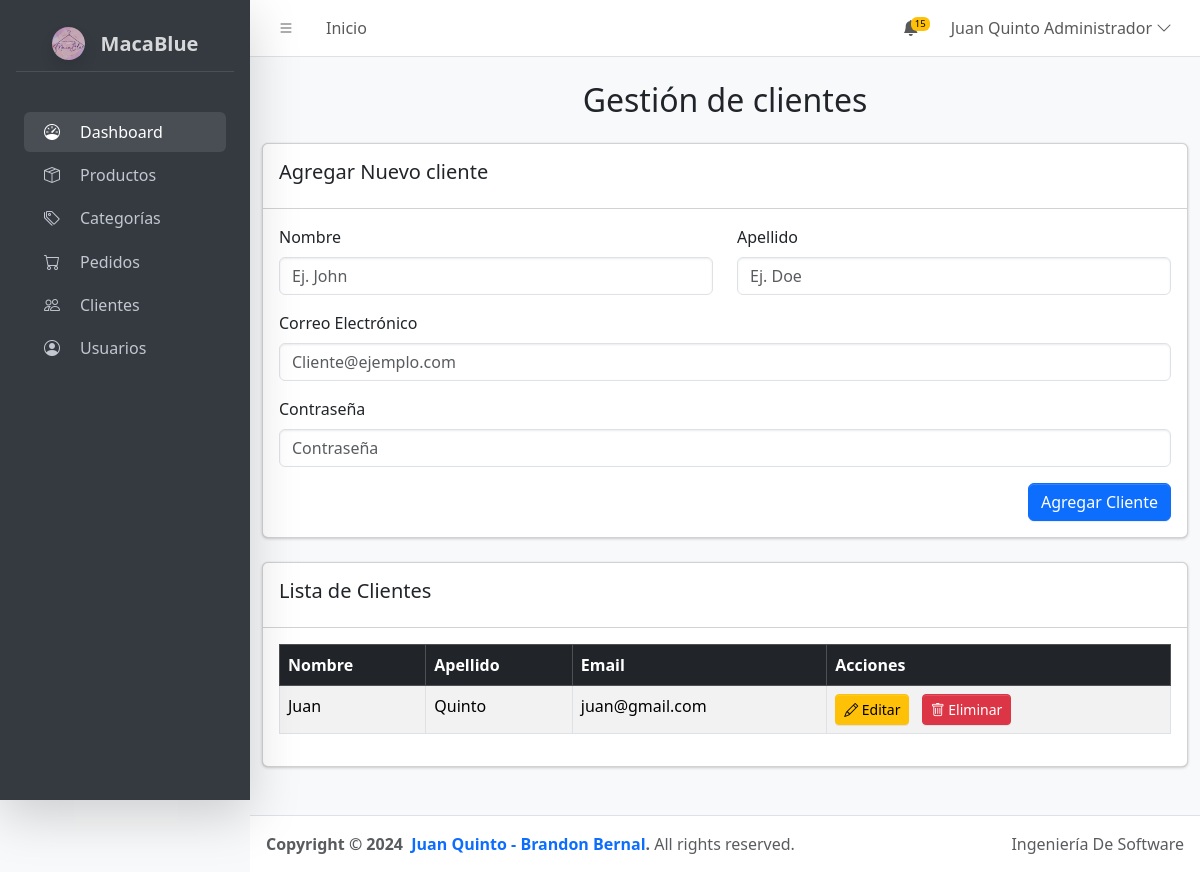
The app's page /Admin/view/view-clientes.php (signed in), older data.
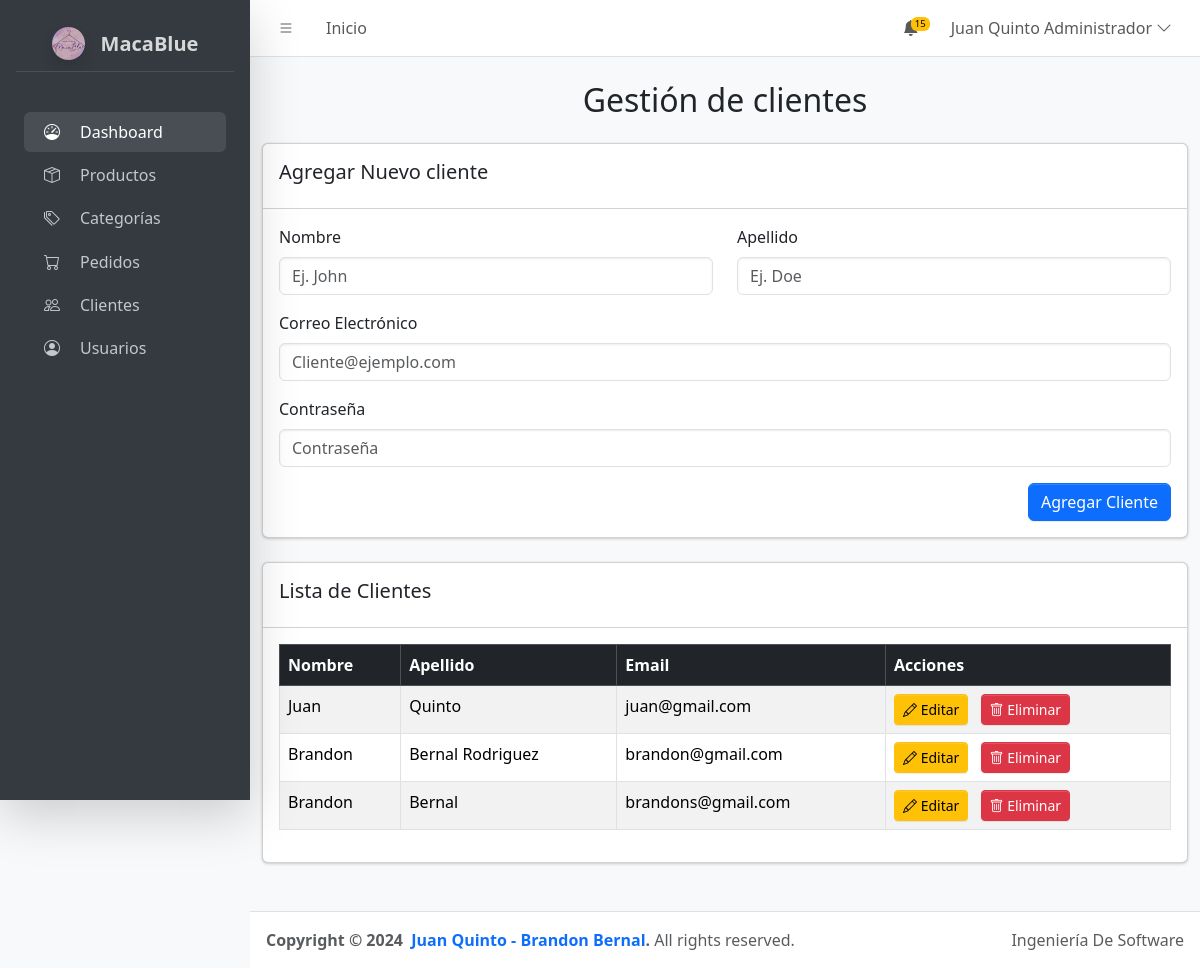
The same page, newer data.
### tables this page shows
CREATE TABLE `clientes` (
  `cliente_id` int(11) NOT NULL,
  `nombreCliente` varchar(50) NOT NULL,
  `apellidoCliente` varchar(50) NOT NULL,
  `emailCliente` varchar(100) NOT NULL,
  `passwordCliente` varchar(255) NOT NULL,
  `created_at` timestamp NOT NULL DEFAULT current_timestamp()
);

### Admin/model/model-cliente.php (called while the page is built, shortened)
<?php
class Cliente {
    private $conn;
    private $table_name = "clientes";
    public function __construct($db) {
        $this->conn = $db;
    }
    public function readAll() {
        $query = "SELECT cliente_id, nombreCliente, apellidoCliente, emailCliente FROM " . $this->table_name;
        $stmt = $this->conn->prepare($query);
        $stmt->execute();
        return $stmt;
    }
}
?>

### Admin/view/view-clientes.php (the view, shortened to what the changed rows need)
<?php
include_once '../model/model-cliente.php';
$database = new Database();
$db = $database->getConnection();
$cliente = new Cliente($db);
$resultados = $cliente->readAll();
 ?>
<!DOCTYPE html>
<html lang="en">
<head>
    <link rel="stylesheet" href="https://cdn.jsdelivr.net/npm/@fontsource/source-sans-3@5.0.12/index.css">
    <link rel="stylesheet" href="https://cdn.jsdelivr.net/npm/overlayscrollbars@2.3.0/styles/overlayscrollbars.min.css">
    <link rel="stylesheet" href="https://cdn.jsdelivr.net/npm/bootstrap-icons@1.11.0/font/bootstrap-icons.min.css">
    <link rel="stylesheet" href="https://cdn.jsdelivr.net/npm/bootstrap@5.3.2/dist/css/bootstrap.min.css">
    <link rel="stylesheet" href="../Adminlte/dist/css/adminlte.css">
    <link rel="stylesheet" href="https://cdn.jsdelivr.net/npm/sweetalert2@11/dist/sweetalert2.min.css">
</head>
<body class="layout-fixed sidebar-expand-lg bg-body-tertiary">
    <div class="app-wrapper">
        <div class="container my-4">
            <h2 class="text-center mb-4">Gestión de clientes</h2>
            <div class="card mb-4">
                <div class="card-body">
                    <div class="table-responsive">
                        <table class="table table-striped table-bordered">
                            <thead class="table-dark">
                                <tr>
                                    <th>Nombre</th>
                                    <th>Apellido</th>
                                    <th>Email</th>
                                    <th>Acciones</th>
                                </tr>
                            </thead>
                            <tbody>
                                <?php while ($row = $resultados->fetch(PDO::FETCH_ASSOC)) : ?>
                                    <tr>
                                        <td><?php echo htmlspecialchars($row['nombreCliente']); ?></td>
                                        <td><?php echo htmlspecialchars($row['apellidoCliente']); ?></td>
                                        <td><?php echo htmlspecialchars($row['emailCliente']); ?></td>
                                        <td>
                                            <button class="btn btn-warning btn-sm me-2" onclick="editUser(<?php echo $row['cliente_id']; ?>)">
                                                <i class="bi bi-pencil"></i> Editar
                                            </button>
                                            <button class="btn btn-danger btn-sm" onclick="confirmDeleteUser(<?php echo $row['cliente_id']; ?>)">
                                                <i class="bi bi-trash"></i> Eliminar
                                            </button>
                                        </td>
                                    </tr>
                                <?php endwhile; ?>
                            </tbody>
                        </table>
                    </div>
                </div>
            </div>
        </div>
    </div>
</body>
</html>

Row changes from the older to the newer data that the page shows:
added clientes: nombreCliente "Brandon", apellidoCliente "Bernal Rodriguez", emailCliente "brandon@gmail.com"
added clientes: nombreCliente "Brandon", apellidoCliente "Bernal", emailCliente "brandons@gmail.com"
